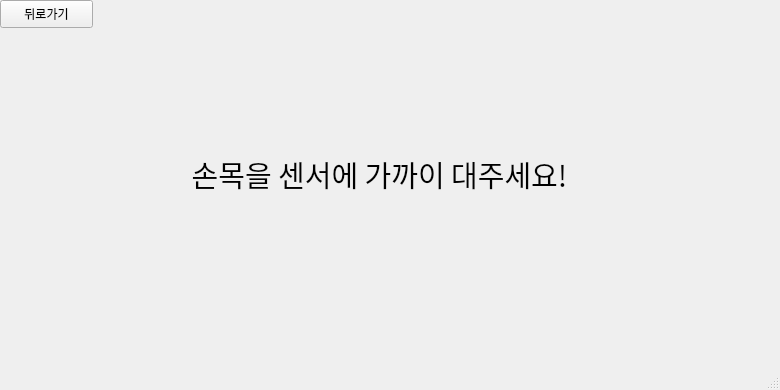
<?xml version="1.0" encoding="UTF-8"?>
<ui version="4.0">
 <class>WelcomeWindow</class>
 <widget class="QMainWindow" name="WelcomeWindow">
  <property name="geometry">
   <rect>
    <x>0</x>
    <y>0</y>
    <width>780</width>
    <height>390</height>
   </rect>
  </property>
  <property name="windowTitle">
   <string>Welcome!</string>
  </property>
  <widget class="QWidget" name="centralwidget">
   <widget class="QWidget" name="verticalLayoutWidget">
    <property name="geometry">
     <rect>
      <x>60</x>
      <y>50</y>
      <width>661</width>
      <height>251</height>
     </rect>
    </property>
    <layout class="QVBoxLayout" name="verticalLayout"/>
   </widget>
   <widget class="QLabel" name="label">
    <property name="geometry">
     <rect>
      <x>50</x>
      <y>50</y>
      <width>659</width>
      <height>249</height>
     </rect>
    </property>
    <property name="font">
     <font>
      <family>Agency FB</family>
      <pointsize>22</pointsize>
     </font>
    </property>
    <property name="text">
     <string>손목을 센서에 가까이 대주세요!</string>
    </property>
    <property name="alignment">
     <set>Qt::AlignCenter</set>
    </property>
   </widget>
   <widget class="QPushButton" name="pushButton">
    <property name="geometry">
     <rect>
      <x>0</x>
      <y>0</y>
      <width>93</width>
      <height>28</height>
     </rect>
    </property>
    <property name="text">
     <string>뒤로가기</string>
    </property>
   </widget>
  </widget>
  <widget class="QMenuBar" name="menubar">
   <property name="geometry">
    <rect>
     <x>0</x>
     <y>0</y>
     <width>780</width>
     <height>26</height>
    </rect>
   </property>
  </widget>
  <widget class="QStatusBar" name="statusbar"/>
 </widget>
 <resources/>
 <connections/>
</ui>
